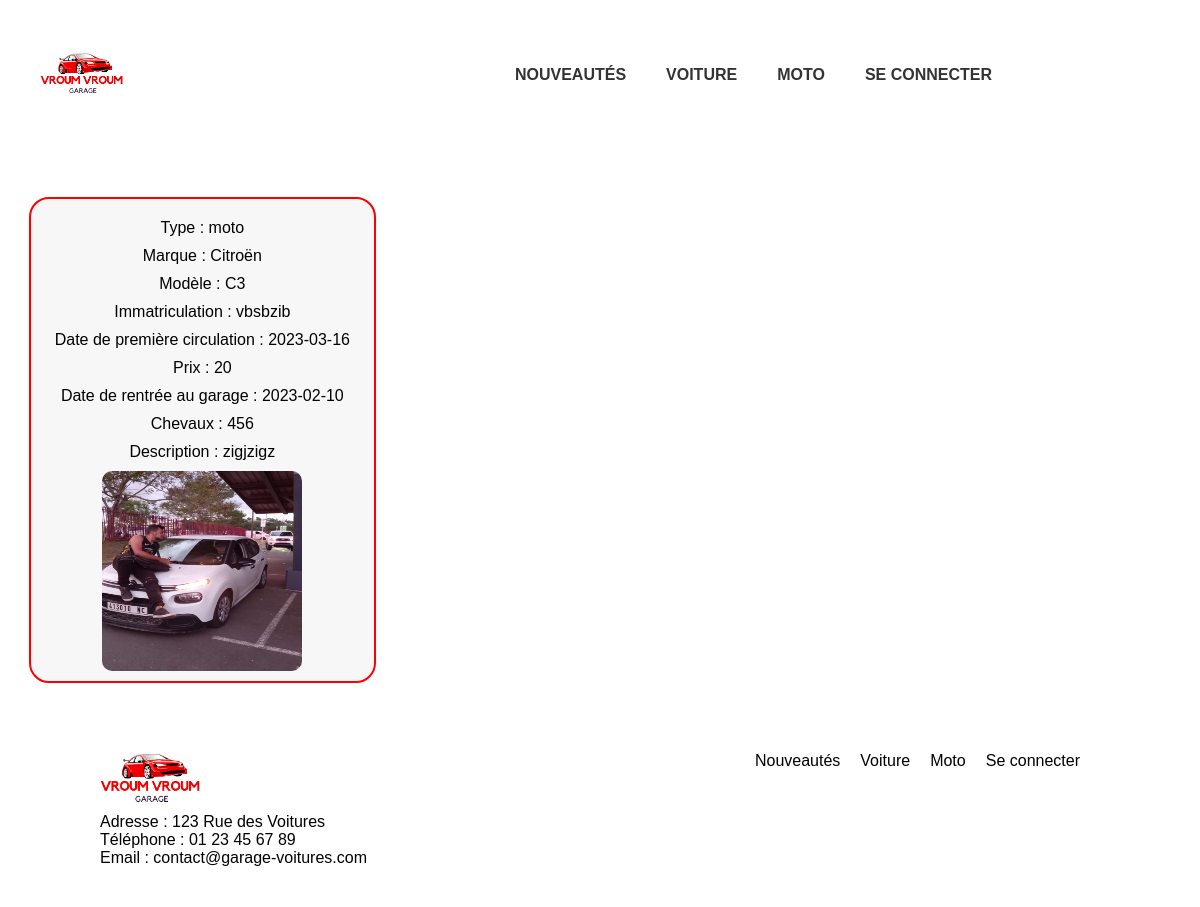
Screenshot of /motos.php with the database file from the repository.
### tables this page shows
CREATE TABLE IF NOT EXISTS `vehicule` (
  `id` int NOT NULL AUTO_INCREMENT,
  `type` char(50) DEFAULT NULL,
  `marque` char(50) DEFAULT NULL,
  `immatriculation` char(50) DEFAULT NULL,
  `modele` char(50) DEFAULT NULL,
  `date_premiere_circulation` date DEFAULT NULL,
  `prix` float DEFAULT NULL,
  `date_rentree_garage` date DEFAULT NULL,
  `chevaux` float DEFAULT NULL,
  `description` longtext,
  `image` varchar(50) DEFAULT NULL,
  PRIMARY KEY (`id`)
);

### affiche_moto.php (the view, shortened to what this page needs)
<?php
include('connexion.php');
$conn = new mysqli($host, $user, $pass, $dbname);
$sql = "SELECT * FROM vehicule WHERE type = 'moto'";
$result = $conn->query($sql);
if ($result->num_rows > 0) {
    while ($row = $result->fetch_assoc()) {
        echo "<div class='vehicule'>";
        echo "<p>Type : " . $row["type"] . "</p>";
        echo "<p>Marque : " . $row["marque"] . "</p>";
        echo "<p>Modèle : " . $row["modele"] . "</p>";
        echo "<p>Immatriculation : " . $row["immatriculation"] . "</p>";
        echo "<p>Date de première circulation : " . $row["date_premiere_circulation"] . "</p>";
        echo "<p>Prix : " . $row["prix"] . "</p>";
        echo "<p>Date de rentrée au garage : " . $row["date_rentree_garage"] . "</p>";
        echo "<p>Chevaux : " . $row["chevaux"] . "</p>";
        echo "<p>Description : " . $row["description"] . "</p>";
        $imagePath = "image_vehicule/" . $row["immatriculation"] . ".jpg";
        if (file_exists($imagePath)) {
            echo "<img src='$imagePath' alt='image' style='max-width: 300px;' />";
        } else {
            echo "<p>Aucune image disponible.</p>";
        }
        echo "</div>";
    }
} else {
    echo "Aucun véhicule de type 'moto' trouvé dans la base de données.";
}
?>

### style.css (style rules this page uses)
body { margin: 0; padding: 50; font-family:'Audi Type Extended', sans-serif; }
html,body { margin: 0; padding: 0; background-color: #ffffff ; }
.vehicule { display: inline-block; width: calc((90% - 40px) / 3); margin: 29px; padding: 10px; border: 2px solid rgb(255, 0, 0); vertical-align: top; box-sizing: border-box; border-radius: 20px; min-height: 300px; background-color: #f7f7f7; text-align: center; }
.vehicule p { margin: 10px 0; }
.vehicule img { display: block; margin: 0 auto; width: 200px; height: 200px; border-radius: 10px; }

### rows the page displays
vehicule: type "moto", marque "Citroën", modele "C3", immatriculation "vbsbzib", date_premiere_circulation "2023-03-16", prix "20", date_rentree_garage "2023-02-10", chevaux "456", description "zigjzigz", immatriculation (picture)
